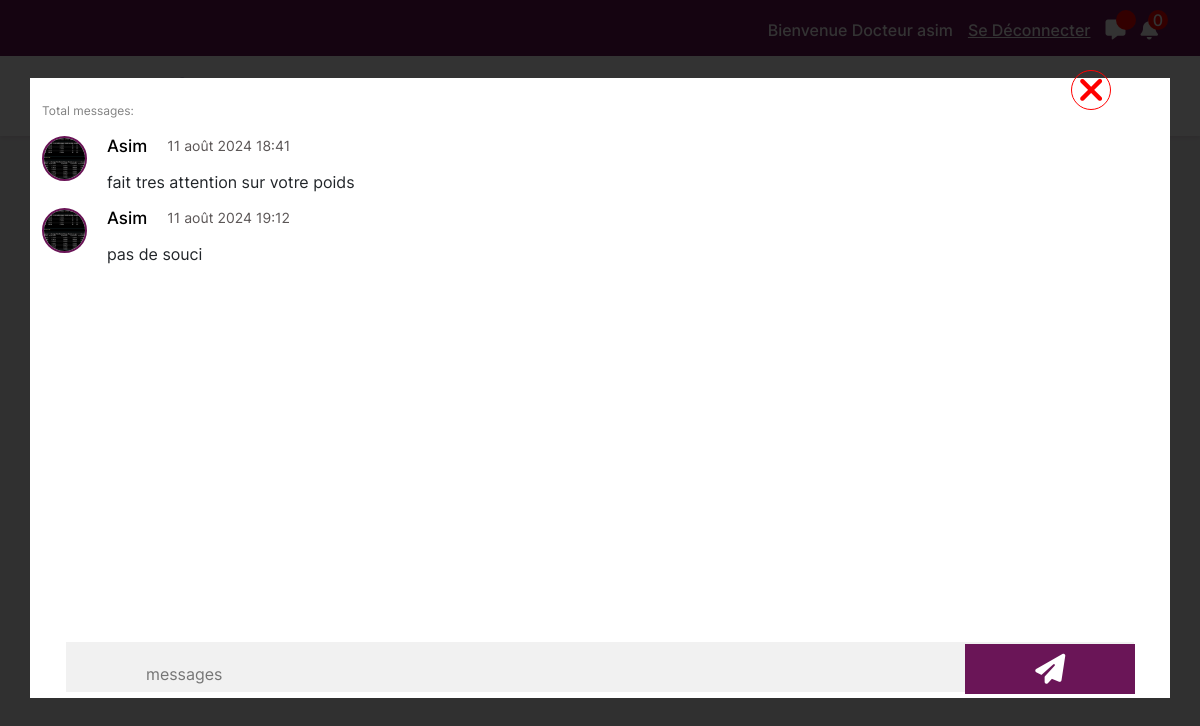
The page /doctor/MessageSendDoctor/4/ (signed in) on the database its author committed.
### accounts/models.py (models this page shows, shortened)
class User(AbstractUser):
    nom = models.CharField(max_length=50)
    profession = models.CharField(max_length=50, blank=True, null=True)
    telephone = models.CharField(max_length=50)
    adresse = models.CharField(max_length=200)
    photo_profile = models.ImageField(upload_to="photos_profile")
    isDoctor = models.BooleanField(default=False)
    isPatient = models.BooleanField(default=False)
    unread_count = models.IntegerField(default=0)
    gycemie = models.ForeignKey(GycemieData, on_delete=models.CASCADE, blank=True, null=True)

### doctor/models.py (models this page shows, shortened)
class Messages(models.Model):
    expediteur = models.ForeignKey(User, on_delete=models.CASCADE, related_name="messages_envoyer")
    destinateur = models.ForeignKey(User, on_delete=models.CASCADE, related_name="messages_recus")
    message = models.TextField()
    created_at = models.DateTimeField(auto_now_add=True)

### doctor/views.py (the view)
# urls.py: path("MessageSendDoctor/<int:id>/", MessageSendDoctor, name="MessageSendDoctor"),
@login_required
def MessageSendDoctor(request, id):
    user = get_object_or_404(User, id=id)
    form = MessagesForm(request.POST or None)
    if request.method == "POST":
        form = MessagesForm(request.POST or None)
        if form.is_valid():
            new_alim = form.save(commit=False)
            new_alim.expediteur = request.user
            new_alim.destinateur = user
            request.user.unread_count += 1
            new_alim.save()
            return redirect(reverse("doctor:MessageSendDoctor", args=[id]))
    else:
        form = MessagesForm()
    message = Messages.objects.filter(expediteur=request.user, destinateur=user)
    return render(request, "doctor/messages.html", {"form": form, "messages_recus": message})

### doctor/forms.py
class MessagesForm(forms.ModelForm):
    message = forms.CharField(label='', widget=forms.Textarea(attrs={'placeholder': 'messages'}), error_messages={'required': ''})
    class Meta:
        model = Messages
        fields = ['message']

### doctor/templates/doctor/messages.html (shortened to what this page needs)
{% extends 'base_doctor.html' %}
{% block content %}
{% load static %}
<section class="mt-2 mb-5 message-send-see">
    <div class="container container-all-messages">
        <a href="{% url 'doctor:suivi' %}"><i class="fa-solid fa-xmark fermer-messages"></i></a>
        <div class="see-messages mb-5">
            <p class="mt-4" style="color: grey; font-size: 12px;">Total messages: {{ all_message }}</p>
            {% for message in messages_recus %}
            {% if message.expediteur.isDoctor %}
                <div class="msg-doct">
                    <img src="{{ message.expediteur.photo_profile.url }}" alt="" width="">
                    <div>
                        <div class="data-name">
                            <p class="name">{{ message.expediteur.username }}</p>
                            <p class="date">{{ message.created_at }}</p>
                        </div>
                        <p>{{ message.message }}</p>
                    </div>
                </div>
            {% endif %}
            {% empty %}
            <ul>
                <li>Pas encore des messages</li>
            </ul>
            {% endfor %}
        </div>
        <form method="post" enctype="multipart/form-data" class="form-messages">
        {{ form.as_p }}
        <button type="submit" class="btn-messages"><i class="fa-solid fa-paper-plane"></i></button>
        </form>
    </div>
</section>
{% endblock content %}

### templates/base_doctor.html (shortened to what this page needs)
<!DOCTYPE html>
{% load static %}
<html lang="en">
<head>
  <link rel="stylesheet" href="{% static 'css/bootstrap/css_bootstrap.css' %}">
  <link href="{% static 'fontawesomefree/css/fontawesome.css' %}" rel="stylesheet" type="text/css">
  <link href="{% static 'fontawesomefree/css/brands.css' %}" rel="stylesheet" type="text/css">
  <link href="{% static 'fontawesomefree/css/solid.css' %}" rel="stylesheet" type="text/css">
  <link rel="stylesheet" href="{% static 'css/style.css' %}">
</head>
<body>
  <header id="header" class="header">
    <div class="top_top__bar">
      <div class="topbar d-flex align-items-center container">
        <div class="connexion-welcome">
          <p>
            Bienvenue Docteur
            {% if user.is_authenticated and user.isDoctor %}
              {{ user.username }}
            {% endif %}
          </p>
          <p><a href="{% url 'accounts:logout' %}">Se Déconnecter</a></p>
        </div>
        <div class="message-notification">
          <p><a href="{% url 'doctor:allPatientsMessages' %}"><i class="fa-solid fa-message"></i></a></p>
          <span>
          </span>
        </div>
        <div class="message-notification">
          <p><a href="#"><i class="fa-solid fa-bell"></i></a></p>
          <span>0</span>
        </div>
      </div>
    </div>
    <div class="branding d-flex align-items-center sticky-top">
      <div class="container position-relative d-flex align-items-center justify-content-between ">
        <a href="/doctor/" class="logo d-flex align-items-center me-auto">
        </a>
        <nav id="navmenu" class="navmenu">
          <ul>
            <li><a href="/doctor/" class="active">Accueil<br></a></li>
            <li><a href="{% url 'doctor:suivi' %}">Suivis</a></li>
          </ul>
        </nav>
      </div>
    </div>
  </header>
  {% block content %}
  {% endblock %}
</body>
</html>

### static/css/style.css (style rules this page uses)
:root { --inter-regular: Inter-Regular; --inter-light: Inter-Light; --inter-medium: Inter-Medium; --inter-semiBold: Inter-SemiBold; --inter-semiBold: Inter-Bold; --inter-semiBold: Inter-Black; --primary: #6A1557; --varia-primary: #6a15588b; }
body { font-size: 16px; font-family: var(--inter-regular); background: #f1f1f1; }
.topbar { display: flex; align-items: center; justify-content: end; height: 7vh; gap: 15px; z-index: 500; }
.top_top__bar { background-color: var(--primary); display: flex; align-items: center; z-index: 500; }
.topbar div { display: flex; align-items: center; gap: 15px; margin-top: 20px; }
.connexion-welcome, .message-notification { font-family: var(--inter-medium); color: #fff; font-size: 16px; }
.connexion-welcome a { color: #fff; }
.message-notification { position: relative; }
.message-notification a { color: #fff; font-size: 20px; }
.message-notification span { position: absolute; background-color: red; display: flex; align-items: center; justify-content: center; width: 20px; height: 20px; border-radius: 50%; top: -5px; right: -10px; }
.branding { background-color: #fff; box-shadow: 0px 1px 5px #6a155827; padding: 17px; height: 10vh; }
.navmenu ul { display: flex; align-items: center; gap: 20px; }
.navmenu li { list-style: none; }
.navmenu a { text-decoration: none; color: #5B5656; font-size: 17px; font-family: var(--inter-semiBold); position: relative; }
.navmenu a::before { content: ""; background: #5B5656; width: 100%; height: 3px; bottom: -10px; position: absolute; transform: scale(0); transition: all .3s ease-in-out; }
.message-send-see { height: 100%; position: absolute; top: -20px; right: 0; left: 0; bottom: 30px; z-index: 12000; background-color: rgba(0, 0, 0, .8); display: flex; align-items: center; justify-content: center; }
.container-all-messages { background-color: #fff; position: fixed; overflow: auto; height: calc(80vh - 20px); animation: toTop 1s both ease-in; }
.fermer-messages { color: #ff0000; font-size: 35px; position: fixed; right: 89px; top: 70px; width: 40px; height: 40px; display: flex; align-items: center; justify-content: center; border: 1px solid #ff0000; border-radius: 50%; transition: all .3s ease-in-out; }
.msg-doct { display: flex; align-items: start; gap: 20px; }
.msg-doct img { width: 45px; height: 45px; object-fit: cover; border-radius: 50%; border: 2px solid var(--primary); }
.msg-doct .data-name { display: flex; align-items: center; gap: 20px; }
.msg-doct p { line-height: 20px; }
.data-name .date { color: #5B5656; font-size: 14px; }
.data-name .name { color: #000; font-size: 17px; font-family: var(--inter-medium); text-transform: capitalize; }
.form-messages textarea { height: 50px; width: 89%; resize: none; position: fixed; bottom: 13.5%; left: 5.5%; right: 5.5%; outline: none; padding: 20px 190px 8px 80px; background-color: #f1f1f1; border: none; }
.form-messages .btn-messages { position: fixed; background-color: var(--primary); right: 5.4%; bottom: 13.3%; border: none; color: #fff; font-size: 30px; width: 170px; display: flex; align-items: center; justify-content: center; height: 50px; padding: 12px; }

### rows shown on the page
User: username "asim"
Messages: expediteur.photo_profile (picture), expediteur.username "Asim", created_at "11 août 2024 18:41", message "fait tres attention sur votre poids"
Messages: expediteur.photo_profile (picture), expediteur.username "Asim", created_at "11 août 2024 19:12", message "pas de souci"
